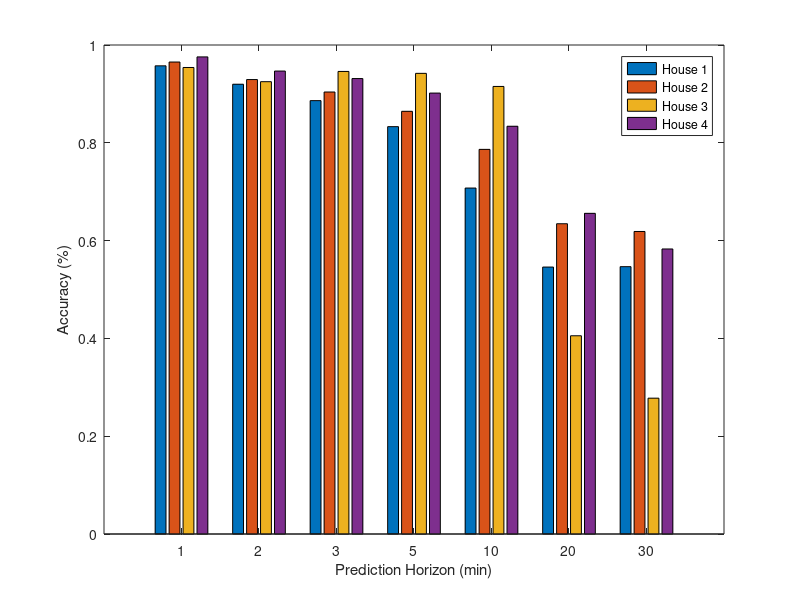

The MATLAB script that drew this image:
function predictionHorizonAccuracy()

houseA_tp = [1170.0, 1155.0, 1124.0, 1093.0, 1083.0, 1038.0, 1018.0, 945.0, 861.0, 750.0, 660.0, 518.0, 661.0, 367.0];
houseA_fn = [52.0, 14.0, 98.0, 23.0, 139.0, 29.0, 204.0, 38.0, 356.0, 55.0, 549.0, 61.0, 548.0, 68.0];
houseA_tn = [9130.0, 9171.0, 9092.0, 9173.0, 9056.0, 9174.0, 8989.0, 9177.0, 8852.0, 9202.0, 8658.0, 9265.0, 8559.0, 9315.0];
houseA_fp = [988.0, 1000.0, 1026.0, 1051.0, 1062.0, 1099.0, 1129.0, 1180.0, 1271.0, 1333.0, 1473.0, 1496.0, 1572.0, 1590.0];
houseA_tpp = houseA_tp ./ (houseA_tp + houseA_fn);
houseA_cp = (houseA_tp + houseA_fn) ./ (houseA_tp + houseA_fn + houseA_tn + houseA_fp); 

houseB_tp = [2051.0, 2019.0, 1947.0, 1894.0, 1871.0, 1805.0, 1747.0, 1652.0, 1522.0, 1358.0, 1151.0, 914.0, 1061.0, 692.0];
houseB_fn = [74.0, 32.0, 148.0, 60.0, 199.0, 71.0, 274.0, 87.0, 413.0, 116.0, 663.0, 215.0, 654.0, 198.0];
houseB_tn = [3422.0, 3477.0, 3378.0, 3483.0, 3336.0, 3487.0, 3283.0, 3502.0, 3196.0, 3536.0, 3083.0, 3604.0, 3176.0, 3754.0];
houseB_fp = [1509.0, 1528.0, 1583.0, 1619.0, 1650.0, 1693.0, 1752.0, 1815.0, 1925.0, 2046.0, 2159.0, 2323.0, 2165.0, 2412.0];
houseB_tpp = houseB_tp ./ (houseB_tp + houseB_fn);
houseB_cp = (houseB_tp + houseB_fn) ./ (houseB_tp + houseB_fn + houseB_tn + houseB_fp); 

houseE_tp = [83.0, 83.0, 74.0, 74.0, 70.0, 70.0, 65.0, 65.0, 54.0, 52.0, 15.0, 15.0, 5.0, 5.0];
houseE_fn = [4.0, 1.0, 6.0, 1.0, 4.0, 0.0, 4.0, 0.0, 5.0, 3.0, 22.0, 20.0, 13.0, 13.0];
houseE_tn = [699.0, 702.0, 697.0, 702.0, 699.0, 703.0, 699.0, 703.0, 701.0, 703.0, 724.0, 727.0, 749.0, 749.0];
houseE_fp = [84.0, 84.0, 93.0, 93.0, 97.0, 97.0, 102.0, 102.0, 110.0, 112.0, 109.0, 108.0, 103.0, 103.0];
houseE_tpp = houseE_tp ./ (houseE_tp + houseE_fn);
houseE_cp = (houseE_tp + houseE_fn) ./ (houseE_tp + houseE_fn + houseE_tn + houseE_fp); 

houseF_tp = [642.0, 631.0, 622.0, 603.0, 611.0, 585.0, 587.0, 554.0, 527.0, 488.0, 381.0, 357.0, 327.0, 284.0];
houseF_fn = [16.0, 5.0, 35.0, 10.0, 45.0, 14.0, 64.0, 21.0, 105.0, 27.0, 200.0, 52.0, 234.0, 47.0];
houseF_tn = [852.0, 863.0, 838.0, 863.0, 832.0, 863.0, 820.0, 863.0, 790.0, 873.0, 711.0, 899.0, 723.0, 953.0];
houseF_fp = [156.0, 167.0, 171.0, 190.0, 178.0, 204.0, 195.0, 228.0, 244.0, 278.0, 374.0, 358.0, 382.0, 382.0];
houseF_tpp = houseF_tp ./ (houseF_tp + houseF_fn);
houseF_cp = (houseF_tp + houseF_fn) ./ (houseF_tp + houseF_fn + houseF_tn + houseF_fp); 

at_tpp = [houseA_tpp(1:2:end); houseB_tpp(1:2:end); houseE_tpp(1:2:end); houseF_tpp(1:2:end)]';
until_tpp = [houseA_tpp(2:2:end); houseB_tpp(2:2:end); houseE_tpp(2:2:end); houseF_tpp(2:2:end)]';

at_cp = [houseA_cp(1:2:end); houseB_cp(1:2:end); houseE_cp(1:2:end); houseF_cp(1:2:end)]';

colormap('summer')
bar(at_tpp, 'grouped')

legend({'House 1', 'House 2', 'House 3', 'House 4'})
set(gca,'XTickLabel',{'1', '2', '3', '5', '10', '20', '30'})
xlabel('Prediction Horizon (min)')
ylabel('Accuracy (%)')

% figure
% bar(until_tpp, 'grouped')
% 
% legend({'House 1', 'House 2', 'House 3', 'House 4'})
% set(gca,'XTickLabel',{'1', '2', '3', '5', '10', '20', '30'})
% xlabel('Prediction Horizon (min)')
% ylabel('True Positive Percentage')